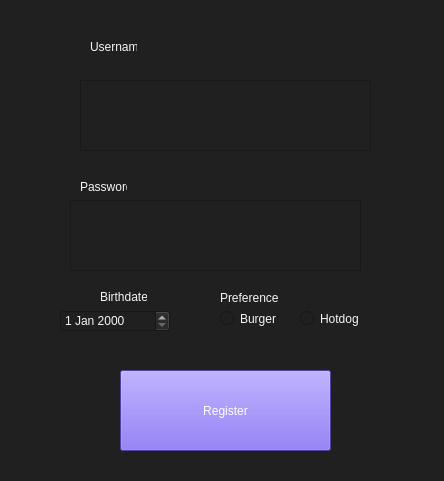
<?xml version="1.0" encoding="UTF-8"?>
<ui version="4.0">
 <class>MainWindow</class>
 <widget class="QMainWindow" name="MainWindow">
  <property name="geometry">
   <rect>
    <x>0</x>
    <y>0</y>
    <width>444</width>
    <height>481</height>
   </rect>
  </property>
  <property name="windowTitle">
   <string>MainWindow</string>
  </property>
  <property name="styleSheet">
   <string notr="true">background-color: #202020</string>
  </property>
  <widget class="QWidget" name="centralwidget">
   <widget class="QPushButton" name="pushButton_2">
    <property name="geometry">
     <rect>
      <x>120</x>
      <y>370</y>
      <width>211</width>
      <height>81</height>
     </rect>
    </property>
    <property name="styleSheet">
     <string notr="true">color: white; background-color: #7158e2</string>
    </property>
    <property name="text">
     <string>Register</string>
    </property>
   </widget>
   <widget class="QPlainTextEdit" name="plainTextEdit_3">
    <property name="geometry">
     <rect>
      <x>70</x>
      <y>200</y>
      <width>291</width>
      <height>71</height>
     </rect>
    </property>
   </widget>
   <widget class="QLabel" name="label_3">
    <property name="geometry">
     <rect>
      <x>80</x>
      <y>180</y>
      <width>47</width>
      <height>13</height>
     </rect>
    </property>
    <property name="styleSheet">
     <string notr="true">color: whitesmoke</string>
    </property>
    <property name="text">
     <string>Password</string>
    </property>
   </widget>
   <widget class="QPlainTextEdit" name="plainTextEdit_4">
    <property name="geometry">
     <rect>
      <x>80</x>
      <y>80</y>
      <width>291</width>
      <height>71</height>
     </rect>
    </property>
   </widget>
   <widget class="QLabel" name="label_4">
    <property name="geometry">
     <rect>
      <x>90</x>
      <y>40</y>
      <width>47</width>
      <height>13</height>
     </rect>
    </property>
    <property name="styleSheet">
     <string notr="true">color: whitesmoke</string>
    </property>
    <property name="text">
     <string>Username</string>
    </property>
   </widget>
   <widget class="QDateEdit" name="dateEdit">
    <property name="geometry">
     <rect>
      <x>60</x>
      <y>310</y>
      <width>110</width>
      <height>22</height>
     </rect>
    </property>
    <property name="styleSheet">
     <string notr="true">color: whitesmoke</string>
    </property>
   </widget>
   <widget class="QLabel" name="label_5">
    <property name="geometry">
     <rect>
      <x>100</x>
      <y>290</y>
      <width>47</width>
      <height>13</height>
     </rect>
    </property>
    <property name="styleSheet">
     <string notr="true">color: whitesmoke</string>
    </property>
    <property name="text">
     <string>Birthdate</string>
    </property>
   </widget>
   <widget class="QRadioButton" name="radioButton">
    <property name="geometry">
     <rect>
      <x>220</x>
      <y>310</y>
      <width>82</width>
      <height>17</height>
     </rect>
    </property>
    <property name="styleSheet">
     <string notr="true">color: whitesmoke</string>
    </property>
    <property name="text">
     <string>Burger</string>
    </property>
   </widget>
   <widget class="QRadioButton" name="radioButton_2">
    <property name="geometry">
     <rect>
      <x>300</x>
      <y>310</y>
      <width>82</width>
      <height>17</height>
     </rect>
    </property>
    <property name="styleSheet">
     <string notr="true">color: whitesmoke</string>
    </property>
    <property name="text">
     <string>Hotdog</string>
    </property>
   </widget>
   <widget class="QLabel" name="label_6">
    <property name="geometry">
     <rect>
      <x>220</x>
      <y>290</y>
      <width>61</width>
      <height>16</height>
     </rect>
    </property>
    <property name="styleSheet">
     <string notr="true">color: whitesmoke</string>
    </property>
    <property name="text">
     <string>Preference</string>
    </property>
   </widget>
  </widget>
 </widget>
 <resources/>
 <connections/>
</ui>
